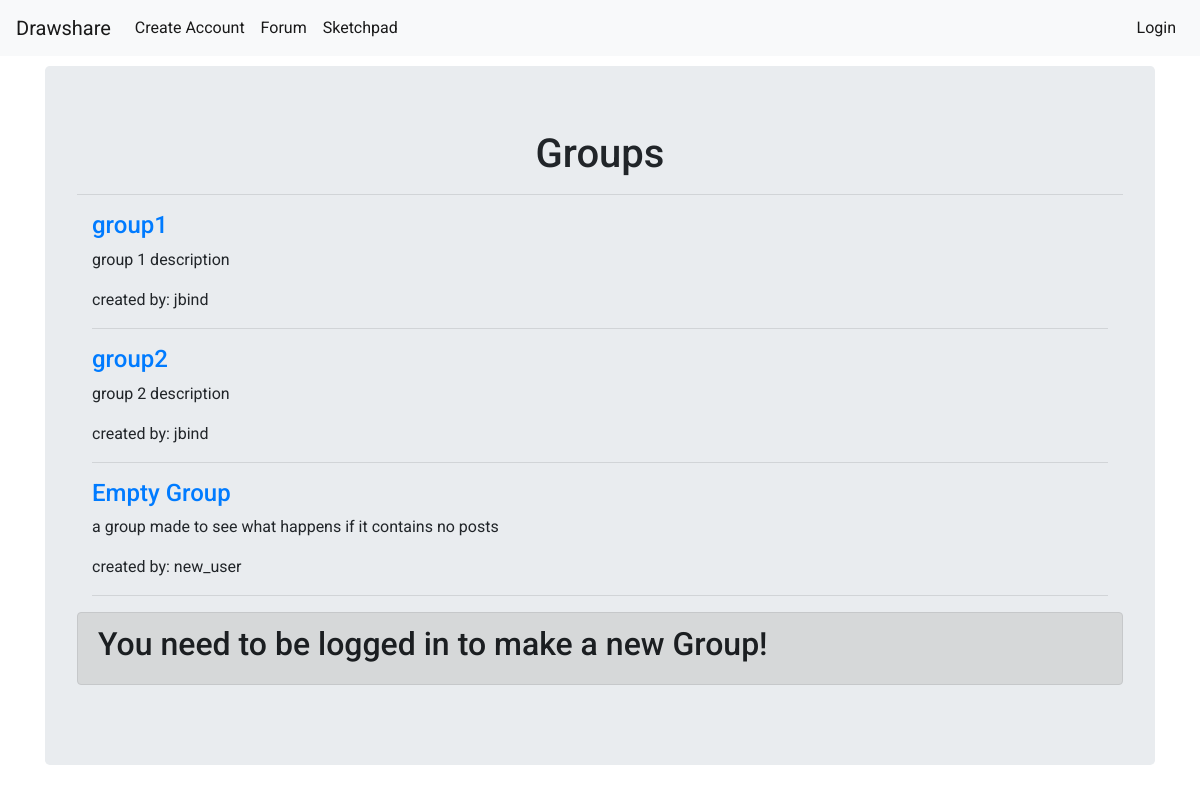
The page /drawapp/groups/ on the database as committed earlier.
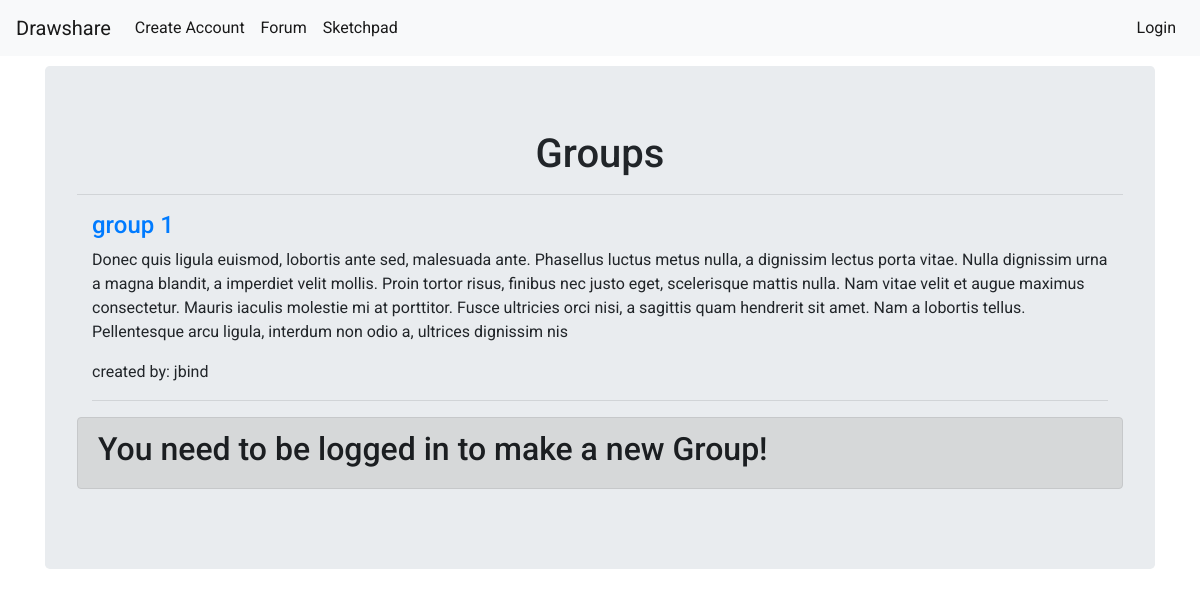
The same page on the database as committed later.
### drawapp/models.py (models this page shows)
class Group(models.Model):
    user = models.ForeignKey(User, on_delete=models.CASCADE, default=1)
    name = models.CharField(max_length=100)
    description = models.TextField(max_length=500)
    def __str__(self):
        return self.name

### drawapp/views.py (the view)
# urls.py: path('groups/', views.GroupsList.as_view(), name='groups'),
class GroupsList(ListView):
    model = Group

### drawapp/templates/drawapp/group_list.html
{% extends 'base/base_jumbotron.html' %}
{% block container_block %}
<h1 class="page_header">Groups</h1>
<hr>
{% if object_list %}
    {% for group in object_list %}
    <div class="container">
      <a href="{% url 'posts' group.pk %}"><h4>{{ group }}</h4></a>
      <p>{{ group.description }}</p>
      <p>created by: {{ group.user.username }}</p>
      <hr>
    </div>
    {% endfor %}
{% else %}
  <h2>No Groups in List!</h2>
{% endif %}
{% if user.is_authenticated %}
  <form action="{% url 'new_group' user.pk %}" method="get">
    {% csrf_token %}
    <input class="btn btn-success" type="submit" value="New Group">
  </form>
{% else %}
<div class="alert alert-dark" role="alert">
  <h2>You need to be logged in to make a new Group!</h2>
</div>
{% endif %}
{% endblock %}

### drawapp/templates/base/base_jumbotron.html (shortened to what this page needs)
{% extends 'base/base.html' %}
{% block navbar %}
<div class="container " id="container_id" style="margin-top : 10px">
  <div class="jumbotron " id="jumbotron_id">
    {% block container_block %}
    {% endblock %}
  </div>
{% endblock %}

### drawapp/templates/base/base.html (shortened to what this page needs)
{% load static %}
<!DOCTYPE html>
<html lang="en" dir="ltr">
  <head>
    <link rel="stylesheet" href="https://stackpath.bootstrapcdn.com/bootstrap/4.5.0/css/bootstrap.min.css">
    <link rel="stylesheet" href="{% static 'style.css' %}">
  </head>
  <body>
    <nav class="navbar navbar-expand-lg navbar-light bg-light" id="navbar">
      <a class="navbar-brand" href="{% url "index" %}">Drawshare</a>
      <div class="collapse navbar-collapse" id="navbarSupportedContent">
        <ul class="navbar-nav mr-auto">
          <li class="nav-item active">
            <a class="nav-link" href="{% url 'create_account' %}">Create Account</a>
          </li>
          <li class="nav-item active">
            <a class="nav-link" href="{% url 'groups' %}">Forum</a>
          </li>
          <li class="nav-item active">
            <a class="nav-link" href="{% url 'sketch' %}">Sketchpad</a>
          </li>
        </ul>
      <ul class="navbar-nav">
      {% if user.is_authenticated %}
      <li class="nav-item"><a class="nav-link">{{ user.username }}</a></li>
      <li class="nav-item active">
        <a class="nav-link" href="{% url 'logout' %}">Logout</a>
      </li>
      {% else %}
      <li class="nav-item active">
        <a class="nav-link" href="{% url 'login' %}">Login</a>
      </li>
      {% endif %}
      </ul>
      </div>
    </nav>
    {% block navbar %}
    {% endblock %}
  </body>
</html>

### drawapp/static/style.css (style rules this page uses)
body { font-family: 'Roboto', sans-serif; }
.page_header { text-align:center; }

Rows that differ between the two databases and show on the page:
removed Group: name "group1", description "group 1 description", user.username "jbind"
removed Group: name "Empty Group", description "a group made to see what happens if it contains no posts", user.username "new_user"
changed Group "jbind": name "group2" → "group 1"; description "group 2 description" → "Donec quis ligula euismod, lobortis ante sed, malesuada ante. Phasellus luctus metus nulla, a dignissim lectus porta vitae. Nulla dignissim urna a magna blandit, a imperdiet velit mollis. Proin tortor risus, finibus nec justo eget, scelerisque mattis nulla. Nam vitae velit et augue maximus consectetur. Mauris iaculis molestie mi at porttitor. Fusce ultricies orci nisi, a sagittis quam hendrerit sit amet. Nam a lobortis tellus. Pellentesque arcu ligula, interdum non odio a, ultrices dignissim nis"
